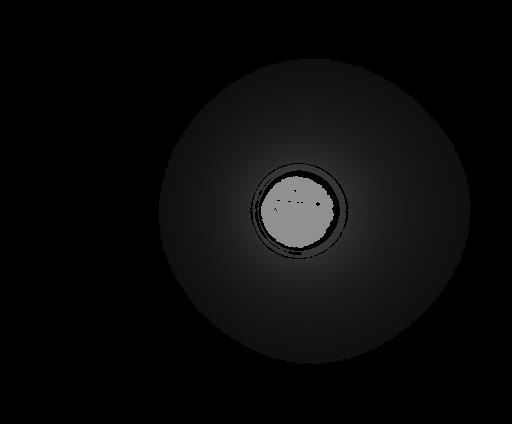
#> input picture frame 19 of tests/video_dump/depth_FS_10mm.4.8.9.49.avi, 512 x 424 px, given in place of GR_3_aligned (1).avi, which was not available
$ python new_GR.py   (older library calls are emulated)
#> lines starting #> are read from the running program, lines starting #| are printed output that depends on the picture; after the words box and inside, x2 and y2 are one past the last pixel; in counts of white or black regions, pixels touching at a corner belong together; long printed decimals are rounded; pictures that were not available may be replaced by others from this repository, and a replacement may not be noted
#> further down, frame_depth is the input picture: shape (424, 512, 3); min 0, max 158, mean 10
### Functions/imgproc_func.py
import math
import cv2
import numpy as np

# [6 lines left out: function resize_image, not called in this run]

picNumb = (0,0)
# [76 lines left out: functions print_pic, medColour, threshold_values, sobel_values, canny_values, blur_values and 2 more, not called in this run]


# A function for reversing the 16bit to 8bit changes
def convert_to_16(img):
    if img.shape[2] == 3:
      depth_hi_bytes, depth_lo_bytes, empty = cv2.split(img)
      return depth_lo_bytes.astype('uint16') + np.left_shift(depth_hi_bytes.astype('uint16'), 8)
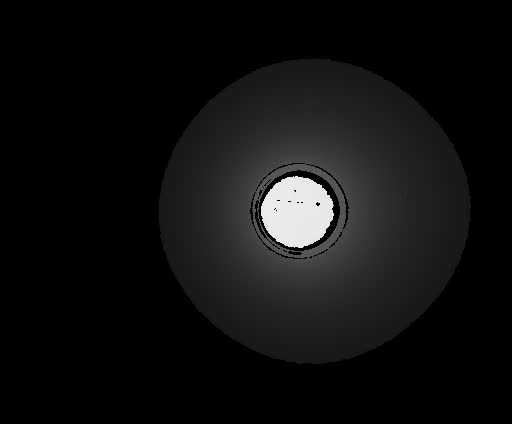
#> returned value: shape (424, 512) uint16; min 0, max 40606, mean 2574.3; drawn with min black and max white
    else:
      print('Image ' + ' is not 3 channel')
      return img


# This is just for trackbar callbacks
def _nothing(x):
    pass


# [21 lines left out: functions retrieve_trackbar, define_trackbar, not called in this run]


def depth_to_display(depth_frame):
    depth_segmentation_value = 256  # maximum value for each channel

    # scale depth frame to fit within 3 channels of bit depth 8
    depth_frame = depth_frame / 8192 * 3 * depth_segmentation_value

    # segment depth image into 3 color channels for better visualisation
    depth_frame_b = np.where(depth_frame > 2 * depth_segmentation_value - 1,
                             cv2.subtract(depth_frame, 2 * depth_segmentation_value), np.zeros_like(depth_frame))
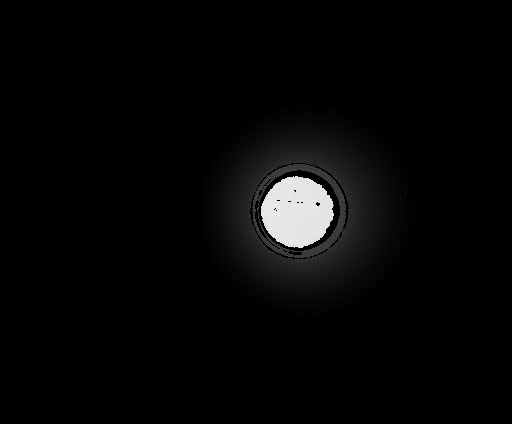
#> depth_frame_b: shape (424, 512) float64; min 0, max 3294.8, mean 86.5; drawn with min black and max white
    depth_frame = np.where(depth_frame > 2 * depth_segmentation_value - 1, np.zeros_like(depth_frame), depth_frame)
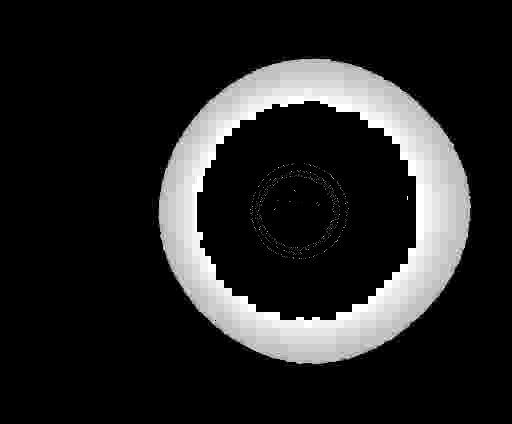
#> depth_frame: shape (424, 512) float64; min 0, max 506, mean 70.9; drawn with min black and max white
    depth_frame_g = np.where(depth_frame > depth_segmentation_value - 1,
                             cv2.subtract(depth_frame, depth_segmentation_value), np.zeros_like(depth_frame))
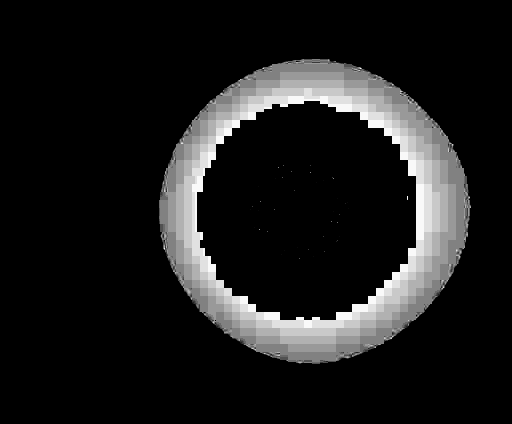
#> depth_frame_g: shape (424, 512) float64; min 0, max 250, mean 27.9
    depth_frame_r = np.where(depth_frame > depth_segmentation_value - 1, np.zeros_like(depth_frame), depth_frame)
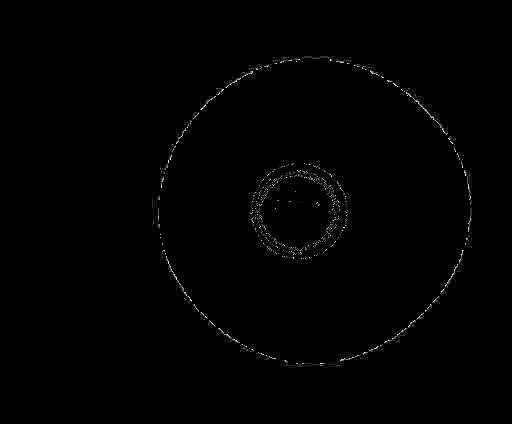
#> depth_frame_r: shape (424, 512) float64; min 0, max 240.9, mean 1.2

    # Aligned and depth images have different shapes, so we check for both
    shape = depth_frame_b.shape
#> shape = (424, 512)
    if len(shape) <= 1:
        depth_frame_color = cv2.merge([depth_frame_b[:, :, 0], depth_frame_g[:, :, 0], depth_frame_r[:, :, 0]])
    else:
        depth_frame_color = cv2.merge([depth_frame_b[:, :], depth_frame_g[:, :], depth_frame_r[:, :]])

    depth_frame_color = depth_frame_color.astype(np.uint8)
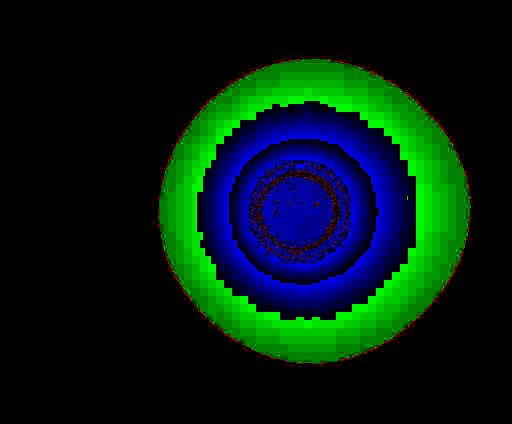
#> depth_frame_color: shape (424, 512, 3); mean of channels 0, 1, 2 18, 27.8, 1.2; drawn as B, G, R
    return depth_frame_color

# [10 lines left out: function save_depth_img, not called in this run]


class AdaptiveGRDepthMasker:
    # [77 lines left out: functions __init__, add_image, return_masks, find_largest_contour, average_contour_depth, not called in this run]

### tests/new_GR.py
import cv2
from Functions import imgproc_func as imf
from math import atan2, degrees, pi
import numpy as np

def angle_frame(center, size):
    pixel_angle = np.zeros(size)

    for y, row in enumerate(pixel_angle):
        for x, pixel in enumerate(row):
            pixel_angle[y, x] = atan2(y-center[0], x-center[1])
            if pixel_angle[y, x] < 0: pixel_angle[y, x] += pi * 2
            pixel_angle[y, x] += pi
            pixel_angle[y, x] = degrees(pixel_angle[y, x])
            if pixel_angle[y, x] >= 360: pixel_angle[y, x] -= 360
            #pixel_angle[y, x] = pixel_angle[y, x] / 2.  # make it fit opencv
    return pixel_angle

def custom_sobel(shape, axis):
    """
    shape must be odd: eg. (5,5)
    axis is the direction, with 0 to positive x and 1 to positive y
    """
    k = np.zeros(shape)
    p = [(j,i) for j in range(shape[0])
           for i in range(shape[1])
           if not (i == (shape[1] -1)/2. and j == (shape[0] -1)/2.)]

    for j, i in p:
        j_ = int(j - (shape[0] -1)/2.)
        i_ = int(i - (shape[1] -1)/2.)
        k[j,i] = (i_ if axis==0 else j_)/float(i_*i_ + j_*j_)
    return k


vid_path = r'C:\Users\mikip\OneDrive - Aalborg Universitet\P4 - GrisProjekt\Exam videos\GR_3_aligned (1).avi'

depth_src = cv2.VideoCapture(vid_path)
img_size = (1920, 1080)

ret, frame_depth = depth_src.read()
frame_depth = imf.convert_to_16(frame_depth)  # Convert the depth data back into readable data

# Finding the center of the pipe with a hough transform
drawframe = imf.depth_to_display(frame_depth)
d_bin = cv2.threshold(frame_depth, 20, 255, cv2.THRESH_BINARY)[1].astype('uint8')
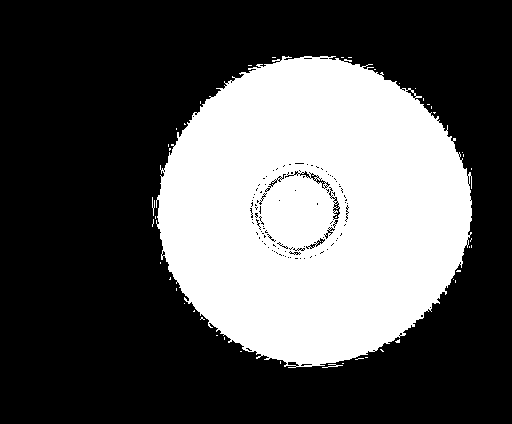
#> d_bin: shape (424, 512); 34.2% white; 46 white regions (43 under 20 px)

# I need retr_tree to fill out empty pixels
contours, hrc = cv2.findContours(d_bin, cv2.RETR_TREE, cv2.CHAIN_APPROX_NONE)
#> contours = 348 contours, 335 with area under 20; largest, box (x1, y1, x2, y2) and area: (156, 56, 472, 368) 74095, (332, 206, 341, 220) 66, (315, 237, 326, 248) 46, (315, 178, 326, 189) 44, (287, 361, 300, 367) 42; hrc = 348 rows, first 6: [1, -1, -1, -1], [2, 0, -1, -1], [3, 1, -1, -1], [4, 2, -1, -1], [5, 3, -1, -1], [6, 4, -1, -1]
hrc = hrc[0]
parent_bool = np.array(hrc[:][:, 3] == 1)

best_fit = 0
for n, state in enumerate(parent_bool):
    cnt = contours[n]
    # Checks to see if I need to run the contour
    if state:
        continue
    area = cv2.contourArea(cnt)
    # Since the diameter is usually around 500 pixels I can easily ignore anything that has an area below that
    if area < 600:
        continue
    # since we are looking for a circle I am checking this aswell
    perimeter = cv2.arcLength(cnt, True)
    circularity = (4 * np.pi * area / (perimeter ** 2))
    print(circularity)
    if circularity < 0.6:
        continue

    # create a frame to keep the holes
    fill_frame = imf.depth_to_display(frame_depth)
    contour_holes = np.array(contours)[np.array(hrc[:][:, 3] == n)]
    # Draw in the contour and holes
    cv2.drawContours(fill_frame, [cnt], 0, 1,-1)
    cv2.drawContours(fill_frame, contour_holes, -1, 0, -1)

    fillness = np.sum(fill_frame)/area
    if fillness > best_fit:
        best_fit = fillness
        contour = cnt
#> this loop made 348 passes
#> area on passes 46 to 47: 24, 41.5
#| 0.3092
#> after the loop, best_fit = 0

#cv2.drawContours(drawframe, [contour], 0, 255,-1)
#> (the run stopped early here; a loop or call above may not have finished)

$ run again, starting later in the video
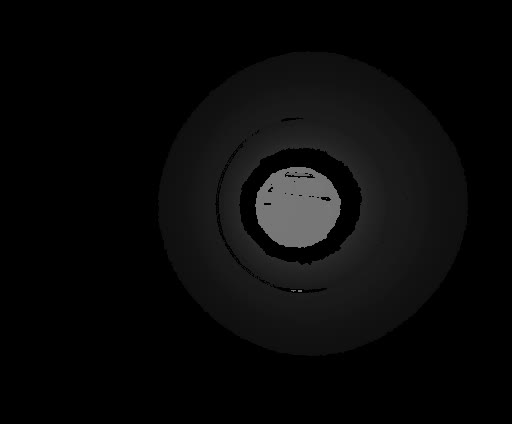
#> input picture frame 89 of tests/video_dump/depth_FS_10mm.4.8.9.49.avi, 512 x 424 px, given in place of GR_3_aligned (1).avi, which was not available
#> frame_depth is the input picture: shape (424, 512, 3); min 0, max 133, mean 9.2
#> in depth_to_display, `depth_frame_color = depth_frame_color.astype(np.uint8)`:
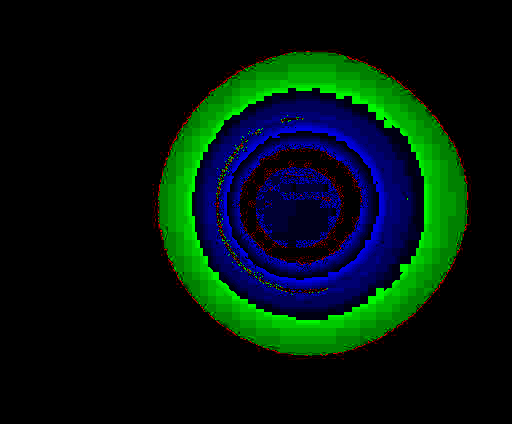
#> depth_frame_color: shape (424, 512, 3); mean of channels 0, 1, 2 14.5, 22.8, 1.5; drawn as B, G, R
#> `d_bin = cv2.threshold(frame_depth, 20, 255, cv2.THRESH_BINARY)[1].asty..`:
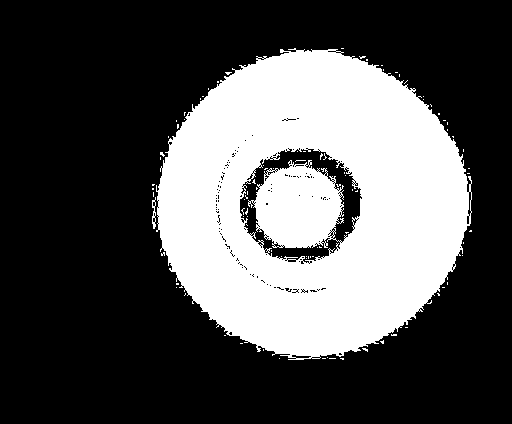
#> d_bin: shape (424, 512); 32.2% white; 92 white regions (90 under 20 px)
#> contours = 410 contours, 402 with area under 20; largest, box (x1, y1, x2, y2) and area: (156, 48, 472, 360) 73423, (239, 148, 363, 264) 4562, (467, 191, 472, 217) 62, (291, 354, 312, 359) 56, (152, 197, 156, 229) 55, (287, 259, 297, 263) 25, (466, 215, 470, 225) 25, (273, 242, 282, 248) 20; hrc = 410 rows, first 6: [1, -1, -1, -1], [2, 0, -1, -1], [3, 1, -1, -1], [4, 2, -1, -1], [5, 3, -1, -1], [6, 4, -1, -1]
#> the loop `for n, state in enumerate(parent_bool):` made 410 passes
#> area on pass 23: 55
#> (printed output is left out)
#> after the loop `for n, state in enumerate(parent_bool):`: best_fit = 0

$ run again, starting later in the video
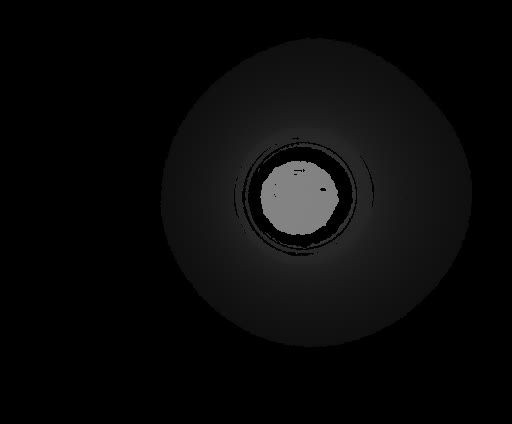
#> input picture frame 159 of tests/video_dump/depth_FS_10mm.4.8.9.49.avi, 512 x 424 px, given in place of GR_3_aligned (1).avi, which was not available
#> frame_depth is the input picture: shape (424, 512, 3); min 0, max 141, mean 9.4
#> in depth_to_display, `depth_frame_color = depth_frame_color.astype(np.uint8)`:
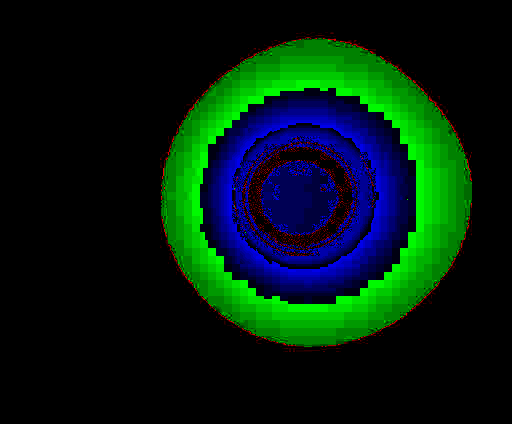
#> depth_frame_color: shape (424, 512, 3); mean of channels 0, 1, 2 15.6, 28.6, 1.5; drawn as B, G, R
#> `d_bin = cv2.threshold(frame_depth, 20, 255, cv2.THRESH_BINARY)[1].asty..`:
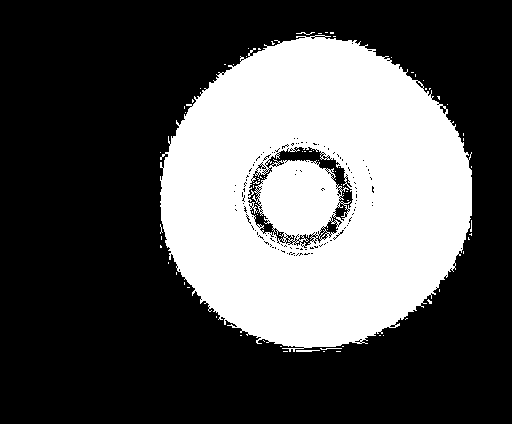
#> d_bin: shape (424, 512); 33.5% white; 75 white regions (71 under 20 px)
#> contours = 516 contours, 497 with area under 20; largest, box (x1, y1, x2, y2) and area: (160, 35, 472, 352) 74387, (265, 146, 354, 210) 1202, (247, 191, 275, 236) 402, (247, 166, 273, 197) 223, (334, 202, 349, 222) 144; hrc = 516 rows, first 6: [1, -1, -1, -1], [2, 0, -1, -1], [3, 1, -1, -1], [4, 2, -1, -1], [5, 3, -1, -1], [6, 4, -1, -1]
#> the loop `for n, state in enumerate(parent_bool):` made 516 passes
#> (area, perimeter, circularity) on pass 50: (74387, 1813.7, 0.284)
#> (printed output is left out)
#> after the loop `for n, state in enumerate(parent_bool):`: best_fit = 0
